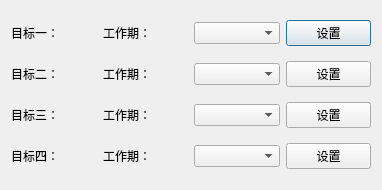
<?xml version="1.0" encoding="UTF-8"?>
<ui version="4.0">
 <class>RemoteWorkPeriod</class>
 <widget class="QDialog" name="RemoteWorkPeriod">
  <property name="geometry">
   <rect>
    <x>0</x>
    <y>0</y>
    <width>382</width>
    <height>190</height>
   </rect>
  </property>
  <property name="windowTitle">
   <string>Dialog</string>
  </property>
  <layout class="QHBoxLayout" name="horizontalLayout">
   <item>
    <layout class="QGridLayout" name="gridLayout">
     <item row="0" column="0">
      <widget class="QLabel" name="label">
       <property name="text">
        <string>目标一：</string>
       </property>
      </widget>
     </item>
     <item row="0" column="1">
      <widget class="QLabel" name="label_5">
       <property name="text">
        <string>工作期：</string>
       </property>
      </widget>
     </item>
     <item row="0" column="2">
      <widget class="QComboBox" name="comboBox_1"/>
     </item>
     <item row="0" column="3">
      <widget class="QPushButton" name="pushButton_1">
       <property name="text">
        <string>设置</string>
       </property>
      </widget>
     </item>
     <item row="1" column="0">
      <widget class="QLabel" name="label_2">
       <property name="text">
        <string>目标二：</string>
       </property>
      </widget>
     </item>
     <item row="1" column="1">
      <widget class="QLabel" name="label_6">
       <property name="text">
        <string>工作期：</string>
       </property>
      </widget>
     </item>
     <item row="1" column="2">
      <widget class="QComboBox" name="comboBox_2"/>
     </item>
     <item row="1" column="3">
      <widget class="QPushButton" name="pushButton_2">
       <property name="text">
        <string>设置</string>
       </property>
      </widget>
     </item>
     <item row="2" column="0">
      <widget class="QLabel" name="label_3">
       <property name="text">
        <string>目标三：</string>
       </property>
      </widget>
     </item>
     <item row="2" column="1">
      <widget class="QLabel" name="label_7">
       <property name="text">
        <string>工作期：</string>
       </property>
      </widget>
     </item>
     <item row="2" column="2">
      <widget class="QComboBox" name="comboBox_3"/>
     </item>
     <item row="2" column="3">
      <widget class="QPushButton" name="pushButton_3">
       <property name="text">
        <string>设置</string>
       </property>
      </widget>
     </item>
     <item row="3" column="0">
      <widget class="QLabel" name="label_4">
       <property name="text">
        <string>目标四：</string>
       </property>
      </widget>
     </item>
     <item row="3" column="1">
      <widget class="QLabel" name="label_8">
       <property name="text">
        <string>工作期：</string>
       </property>
      </widget>
     </item>
     <item row="3" column="2">
      <widget class="QComboBox" name="comboBox_4"/>
     </item>
     <item row="3" column="3">
      <widget class="QPushButton" name="pushButton_4">
       <property name="text">
        <string>设置</string>
       </property>
      </widget>
     </item>
    </layout>
   </item>
  </layout>
 </widget>
 <resources/>
 <connections/>
</ui>
